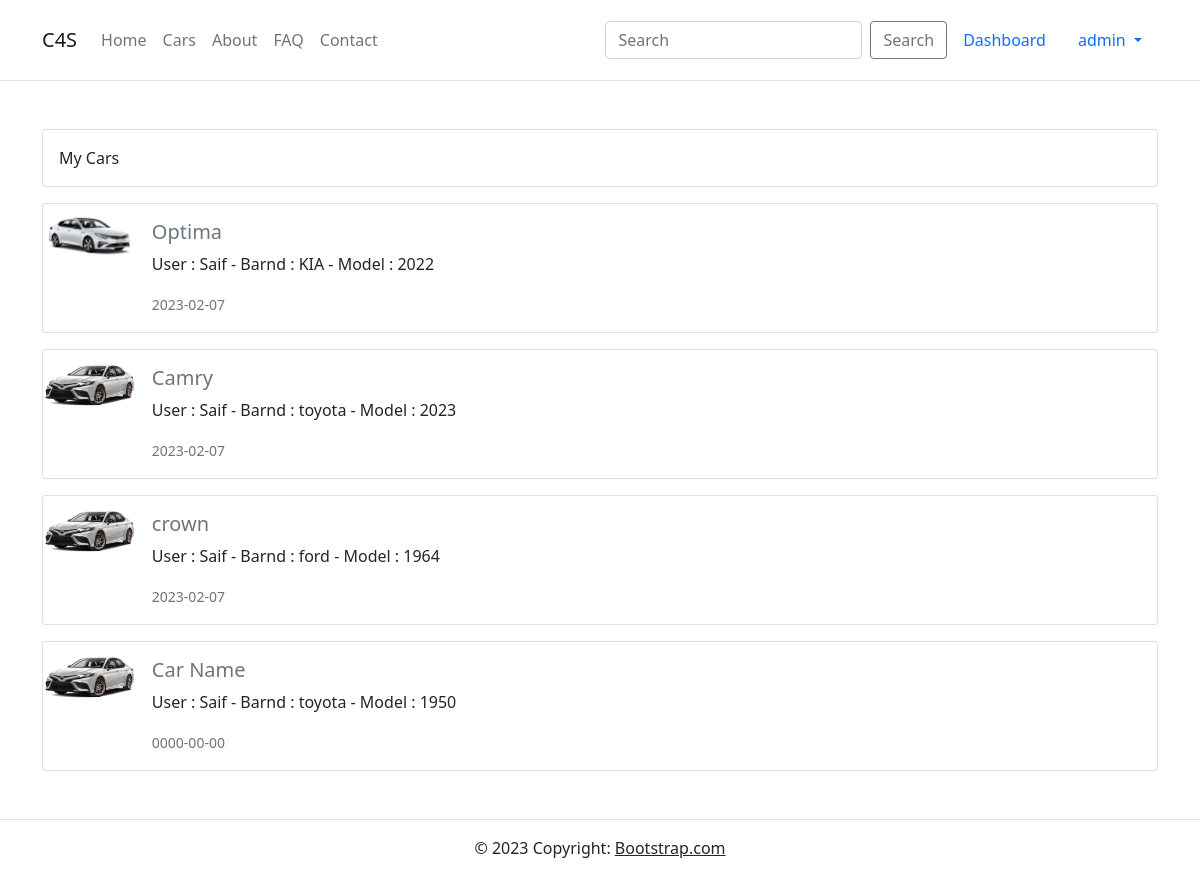
The page /mycars.php (signed in) on the database its author committed.
### tables this page shows
CREATE TABLE IF NOT EXISTS `car` (
  `id` int(11) NOT NULL AUTO_INCREMENT,
  `car_name` varchar(255) NOT NULL,
  `email` varchar(255) NOT NULL,
  `phone` varchar(255) NOT NULL,
  `brand` varchar(255) NOT NULL,
  `model` varchar(255) NOT NULL,
  `image` varchar(255) DEFAULT NULL,
  `status` char(1) NOT NULL DEFAULT 'w',
  `date` date NOT NULL,
  `user_id` int(11) NOT NULL,
  PRIMARY KEY (`id`)
);

CREATE TABLE IF NOT EXISTS `tb_user` (
  `id` int(11) NOT NULL AUTO_INCREMENT,
  `name` varchar(50) NOT NULL,
  `username` varchar(25) NOT NULL,
  `email` varchar(50) NOT NULL,
  `password` varchar(50) NOT NULL,
  `is_admin` tinyint(1) NOT NULL DEFAULT 0,
  PRIMARY KEY (`id`)
);

### mycars.php (the view, shortened to what this page needs)
<?php
    include "config/db.php";
    include "inc/head.php";
    include "inc/navbar.php";
?>
<div class="container">
    <section class="mt-5">
    <div class="card mb-3">
        <div class="card-body">
            My Cars
        </div>
    </div>
        <?php
            $user_id = $_SESSION['login_id'];
            $rows = mysqli_query($conn, "select * FROM car WHERE user_id=$user_id ORDER BY id DESC")
        ?>
        <?php foreach ($rows as $row) :
            $user_id = $row["user_id"];
            $query = "SELECT name FROM tb_user WHERE id ='$user_id'";
            $result = mysqli_query($conn,$query);
            $res = mysqli_fetch_assoc($result);
            ?>
        <div class="card mb-3">
            <div class="row g-0">
                <div class="col-md-1">
                    <a href="view.php?carid=<?php echo $row["id"]; ?>">
                        <img src="uploads/<?php echo $row["image"]; ?>" class="img-fluid rounded-start" alt="...">
                    </a>
                </div>
                <div class="col-md-11">
                    <div class="card-body">
                        <h5 class="card-title"><a href="#" class="text-decoration-none text-secondary"><?php echo $row["car_name"]; ?></a></h5>
                        <p class="card-text">User : <?php echo $res["name"]; ?> - Barnd : <?php echo $row["brand"]; ?> - Model : <?php echo $row["model"]; ?></p>
                        <p class="card-text"><small class="text-muted"><?php echo $row["date"]; ?></small></p>
                    </div>
                </div>
            </div>
        </div>
        <?php endforeach; ?>
    </section>
</div>
<?php
    include "inc/footer.php";
?>

### rows shown on the page
car: image (picture), car_name "Optima", user.name "Saif", brand "KIA", model "2022", date "2023-02-07"
car: image (picture), car_name "Camry", user.name "Saif", brand "toyota", model "2023", date "2023-02-07"
car: image (picture), car_name "crown", user.name "Saif", brand "ford", model "1964", date "2023-02-07"
car: image (picture), car_name "Car Name", user.name "Saif", brand "toyota", model "1950", date "0000-00-00"

### other values the page prints
$_SESSION['login_username'] "admin"
